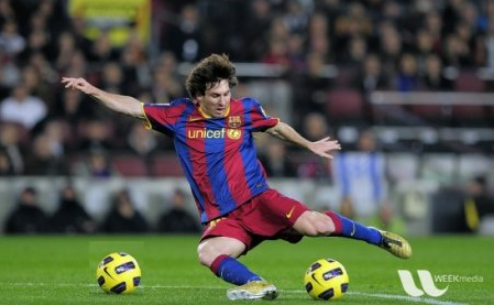
#> input picture pictures/messi.png, 494 x 305 px, given in place of messi.jpg, which was not available
$ python 3_Operatorler.py
#> lines starting #> are read from the running program, lines starting #| are printed output that depends on the picture; after the words box and inside, x2 and y2 are one past the last pixel; in counts of white or black regions, pixels touching at a corner belong together; pictures that were not available may be replaced by others from this repository, and a replacement may not be noted
# her piksel değerine basitçe erişmek ve onu değiştirmek çok yavaş olacaktır, Numpy

import cv2 as cv
import numpy as np

# renkli resim okuma
img = cv.imread('pictures/messi.jpg')
#> img is the input picture: shape (305, 494, 3); mean B, G, R 72.5, 85.7, 82.4

# (satır,sütun)
# 100,100 noktasında renk piksel alma
px = img[100, 100]
#> px = [65, 77, 83]
print('px: ' + str(px))
#| px: [65 77 83]


# mavi pixel değeri alma BGR
blue = img[100, 100, 0]
#> blue = 65
print('Blue: '+str(blue))
#| Blue: 65

# piksel modifiye etme
img[100, 100] = [255, 255, 255]
#> img: shape (305, 494, 3); under 0.01% of pixels changed, all inside (x1, y1, x2, y2) = (100, 100, 101, 101)
print(img[100, 100])
#| [255 255 255]

# En iyi pixel alma ve değiştirme
# kırmızı renk pixel alma
print(img.item(10, 10, 2))
#| 51

# kırmızı pixel deger güncelleme
img.itemset((10, 10, 2), 255)
#> img: shape (305, 494, 3); mean B, G, R 72.5, 85.7, 82.4
print(img.item(10, 10, 2))
#| 255


# görüntü özellikleri
print('shape: '+str(img.shape))
#| shape: (305, 494, 3)
print('size: '+str(img.size))
#| size: 452010
print('dtype: '+str(img.dtype))
#| dtype: uint8


# görüntü kanallarını bölme ve birleştirme
# tüm renk kanallarını bölme
b, g, r = cv.split(img)
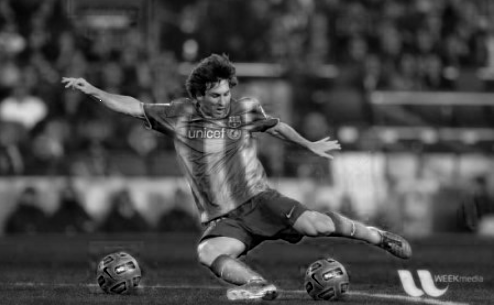
#> b: shape (305, 494); min 0, max 255, mean 72.5
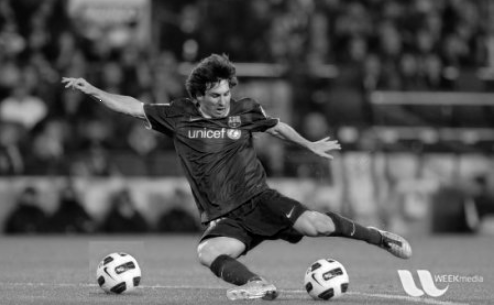
#> g: shape (305, 494); min 0, max 255, mean 85.7
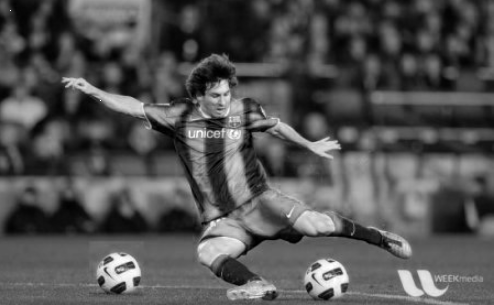
#> r: shape (305, 494); min 0, max 255, mean 82.4
# birleştirme
img = cv.merge((b, g, r))

# blue kanalı alma
b = img[:, :, 0]

# kırmızı kanalları sıfır yapma
img[:, :, 2] = 0
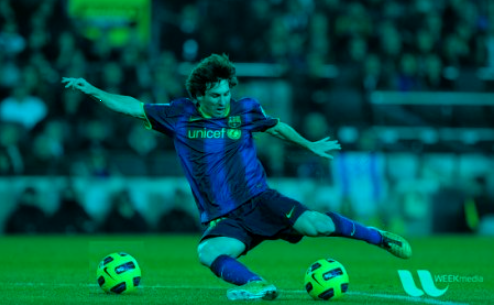
#> img: shape (305, 494, 3); mean B, G, R 72.5, 85.7, 0

# resmi bastırma
cv.imshow('image', img)
cv.waitKey(0)
cv.destroyAllWindows()

$ run again, with pictures/apple.png copied over pictures/messi.png
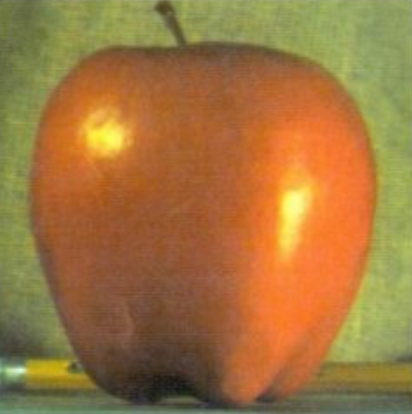
#> input picture pictures/apple.png, 412 x 414 px, given in place of messi.jpg, which was not available
#> img is the input picture: shape (414, 412, 3); mean B, G, R 63.2, 118, 159.8
#> px = [45, 127, 209]
#| px: [ 45 127 209]
#> blue = 45
#| Blue: 45
#| [255 255 255]
#| 106
#| 255
#| shape: (414, 412, 3)
#| size: 511704
#| dtype: uint8
#> `b, g, r = cv.split(img)`:
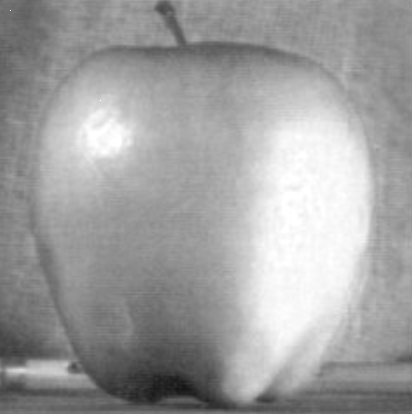
#> r: shape (414, 412); min 19, max 255, mean 159.8
#> `img[:, :, 2] = 0`:
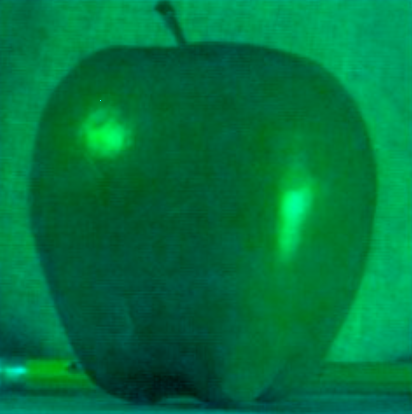
#> img: shape (414, 412, 3); mean B, G, R 63.2, 118, 0
